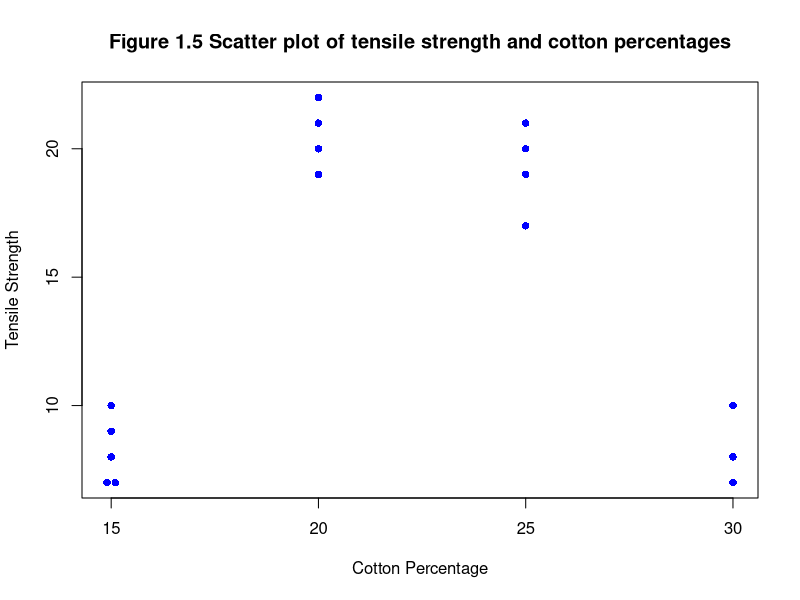
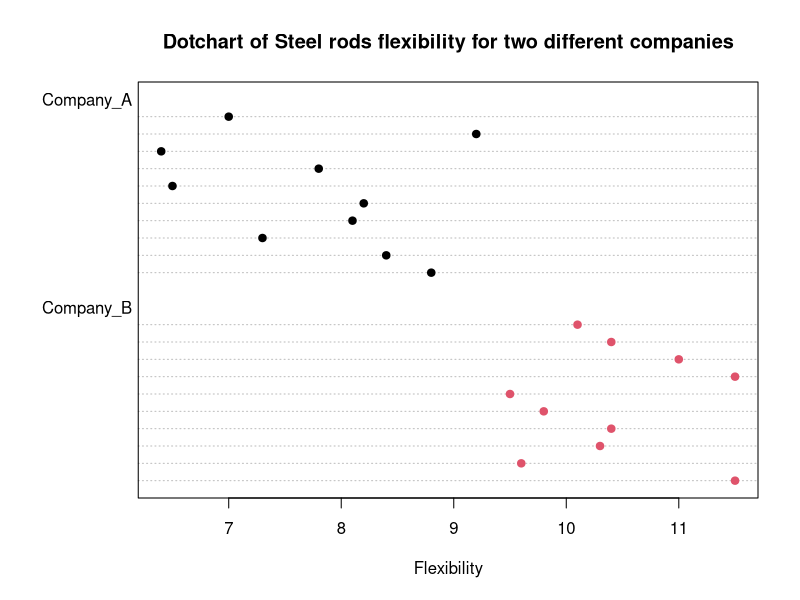
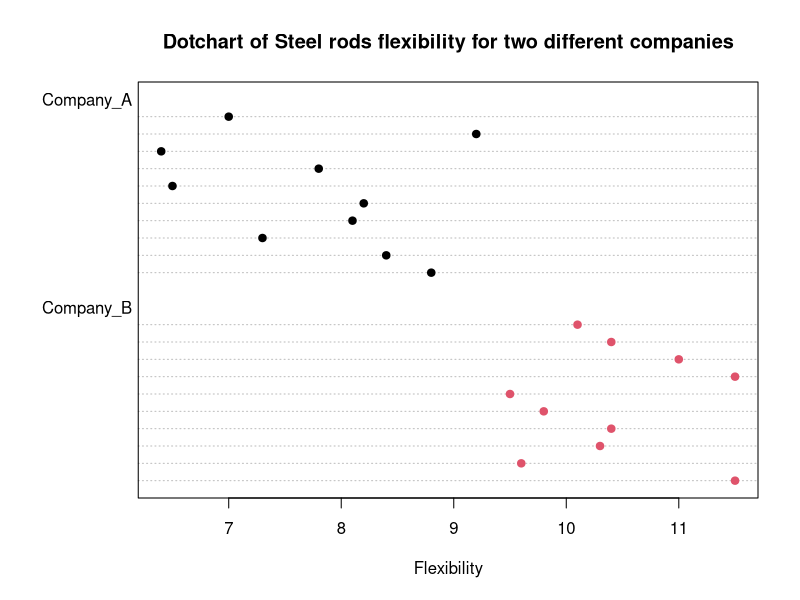
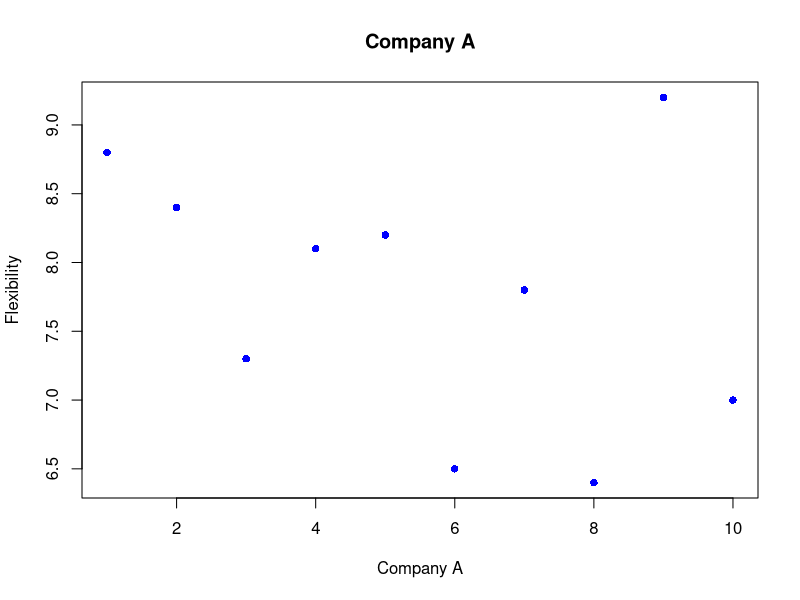
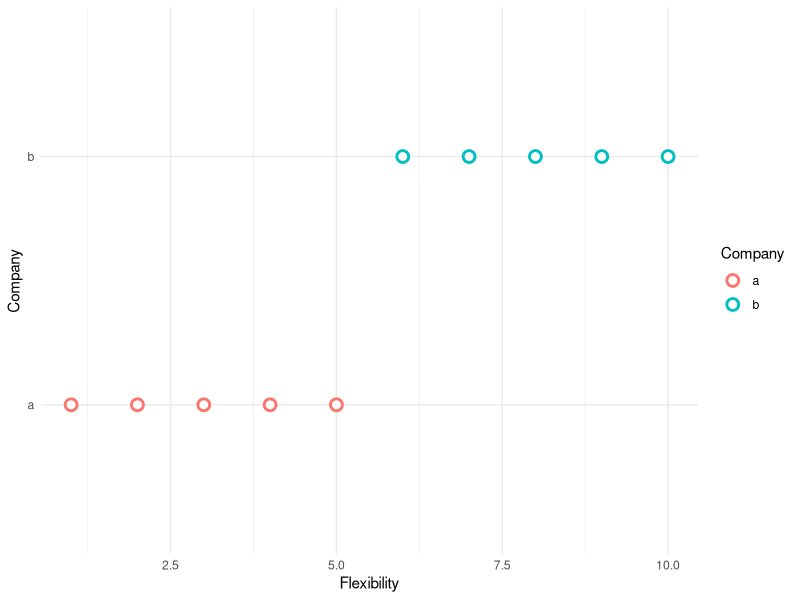
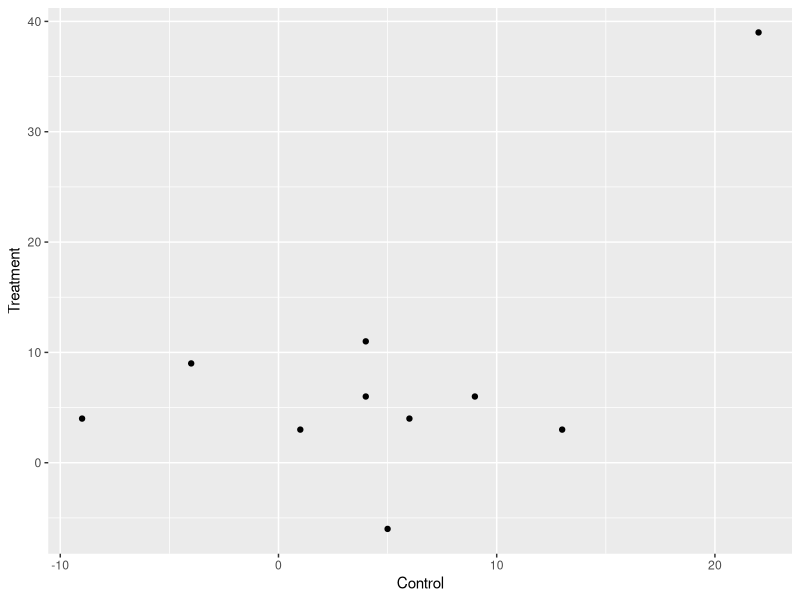

Source code (R) for these figures, in order:
## ---- chunk 1
cotton_percentage <- c(14.9, 15.1, 15, 15, 15, 20, 20, 20, 20, 20, 25, 25, 25, 25, 25, 30, 30, 30, 30)
tensile_strength <- c(    7,    7,  9,  8, 10, 19, 20, 21, 20, 22, 21, 21, 17, 19, 20, 8, 7, 8, 10)
## ---- chunk 2
plot(cotton_percentage, tensile_strength,
     main = "Figure 1.5 Scatter plot of tensile strength and cotton percentages",
     xlab = "Cotton Percentage",
     ylab = "Tensile Strength",
     pch = 16,       # Solid circles
     col = "blue")   # Color of points
## ---- chunk 3
# Load necessary library
library(tibble)
# Create the dataframe (visual easy to understand, creating a tibble by Row)
data <- tribble(
~Company_A, ~Company_B, # The ~ symbol is used to specify the column names
8.8, 11.5,
8.4, 9.6,
7.3, 10.3,
8.1, 10.4,
8.2, 9.8,
6.5, 9.5,
7.8, 11.5,
6.4, 11.0,
9.2, 10.4,
7.0, 10.1
)
print(data)
library(tidyr)
long_data <- pivot_longer(data, cols = everything(), names_to = "Company", values_to = "Flexibility")
str(long_data)
dotchart(long_data$Flexibility,
         main = "Dotchart of Steel rods flexibility for two different companies",
         xlab = "Flexibility",
         groups = as.factor(long_data$Company),
         pch = 19,
         col = as.factor(long_data$Company))

#OR transform first to categoric value
str(long_data)
long_data$Company <- as.factor(long_data$Company)
str(long_data)
dotchart(long_data$Flexibility,
         main = "Dotchart of Steel rods flexibility for two different companies",
         xlab = "Flexibility",
         groups = long_data$Company,
         pch = 19,
         col = long_data$Company)
## ---- chunk 4
data_point <- c(7.07, 7.00, 7.10, 6.97, 7.00, 7.02, 7.01, 7.00, 7.00, 7.00)
X_bar <- mean(data_point)
n <- length(data_point)
range(data_point)
#Example variance calculation
variance <- sum((data_point - X_bar)^2)/(n-1)
sd <- sqrt(variance)
variance
sd
summary(data_point)
#sort the data_point from small to big

sort(data_point)

# sort the data point from big to small
sort(data_point, decreasing = TRUE)
#sd_calculation

## ---- chunk 5
# Load necessary library
library(tibble)

# Create the dataframe (visual easy to understand, creating a tibble by Row)
data <- tribble(
  ~Company_A, ~Company_B, ~Company_C,# The ~ symbol is used to specify the column names
  8.8, 11.5, 3.4,
  8.4, 9.6,  3.2,
  7.3, 10.3, 3.1,
  8.1, 10.4, 3.3,
  8.2, 9.8,  3.2,
  6.5, 9.5,  3.1,
  7.8, 11.5, 3.4,
  6.4, 11.0, 3.3,
  9.2, 10.4, 3.2,
  7.0, 10.1, 3.1,
)

# Display the dataframe
print(data)
#print company A
data$Company_A

sd(data$Company_A)
mean(data$Company_A)
median(data$Company_A)

# plot the sd mean and median
plot(data$Company_A, main = "Company A", xlab = "Company A", ylab = "Flexibility", pch = 16, col = "blue")


## ---- chunk 6
# histogram of the mean and median
compare_mean_median_A <- c(mean(data$Company_A), median(data$Company_A))
compare_mean_median_B <- c(mean(data$Company_B), median(data$Company_B))
print(compare_mean_median_A)
print(compare_mean_median_B)


## ---- chunk 7
a <- c(1,2,3,4,5)
b<- c(6,7,8,9,10)

data <- data.frame(a,b)
data
## ---- chunk 8
library(tidyr)
long_data <- pivot_longer(data, cols = everything(), names_to = "Company", values_to = "Flexibility")
str(long_data)
view(long_data)
## ---- chunk 9

library(ggplot2)
ggplot(long_data, aes(y = Company, x= Flexibility, color = Company)) + geom_point(size = 3, stroke = 1.5, shape = 21, fill = "white") + theme_minimal()
## ---- chunk 10
new_data_point <- tribble(
~Control,~Treatment,
  5,-6,
  6,4,
  -4,9,
  13,3,
  1,3,
  4,11,
  22,39,
  -9,4,
  9,6,
  4,6
)

ggplot(new_data_point, aes(x = Control, y = Treatment)) + geom_point()



